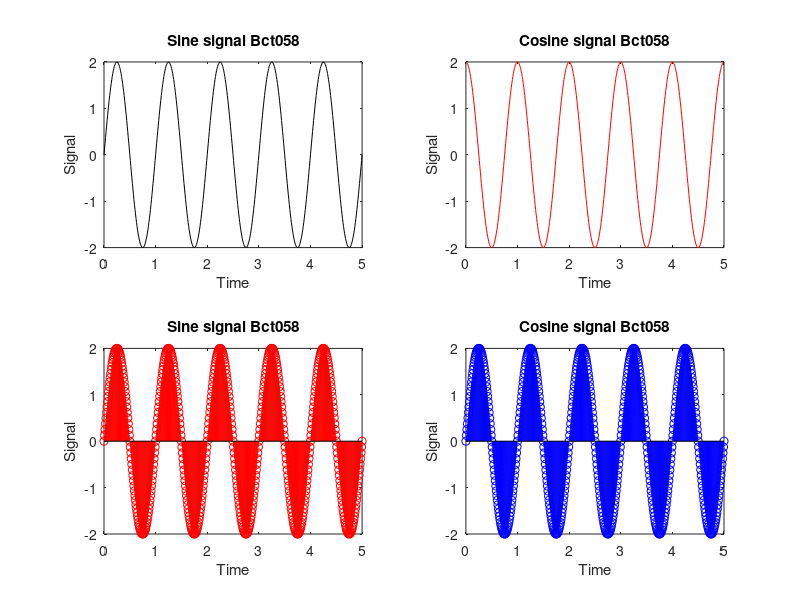

The MATLAB source for this figure:
clc;
close all;

A=2;
F=1;
t=0:0.01:5;
y = A*sin(2*pi*F*t);

subplot(2,2,1);
plot(t,y, 'black');
xlabel('Time');
ylabel('Signal');
title('Sine signal Bct058');

subplot(2,2,3);
stem(t,y, 'r');
xlabel('Time');
ylabel('Signal');
title('Sine signal Bct058');

z = A*cos(2*pi*F*t);
subplot(2,2,2);
plot(t,z, 'red');
xlabel('Time');
ylabel('Signal');
title('Cosine signal Bct058');

subplot(2,2,4);
stem(t,y, 'b');
xlabel('Time');
ylabel('Signal');
title('Cosine signal Bct058');
